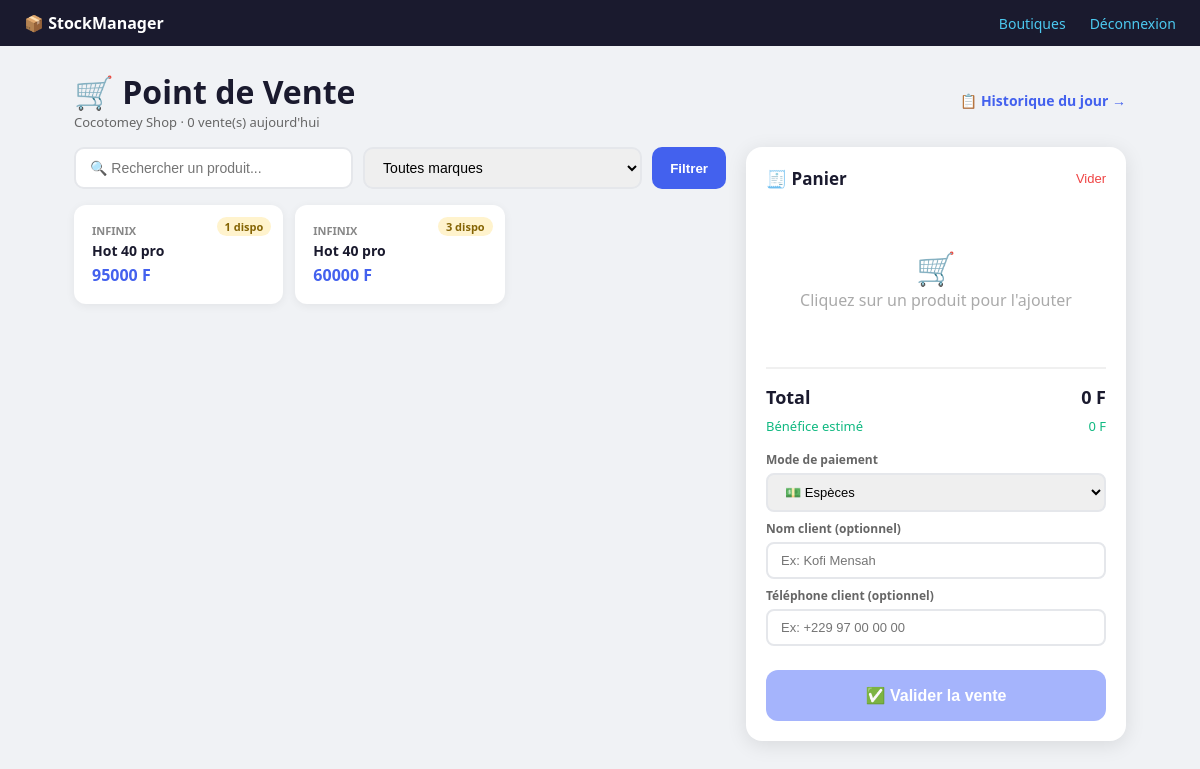
The page /pos/ (signed in) on the database as committed earlier.
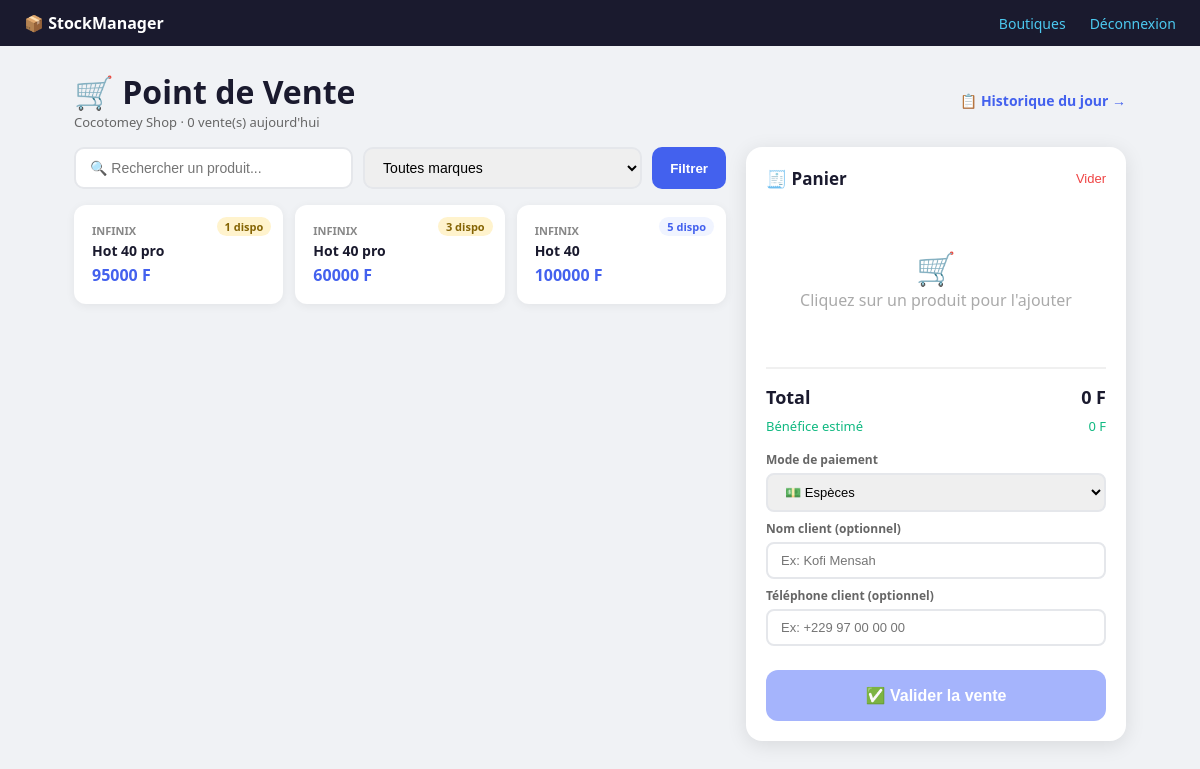
The same page on the database as committed later.
### stock/models.py (models this page shows, shortened)
class StockBoutique(models.Model):
    produit = models.ForeignKey(Produit, on_delete=models.CASCADE, related_name='stocks')
    boutique = models.ForeignKey(Boutique, on_delete=models.CASCADE, related_name='stocks')
    quantite = models.PositiveIntegerField(default=0)
    prix_achat = models.DecimalField(
        max_digits=10, decimal_places=0,
        validators=[MinValueValidator(0)],
        help_text="Prix d'achat moyen en FCFA"
    )
    prix_vente_suggere = models.DecimalField(
        max_digits=10, decimal_places=0,
        validators=[MinValueValidator(0)],
        help_text="Prix conseillé au vendeur"
    )
    date_dernier_arrivage = models.DateField(null=True, blank=True)
    class Meta:
        unique_together = ('produit', 'boutique')
        verbose_name = "Stock Boutique"
    @property
    def est_sous_seuil(self):
        return self.quantite <= self.produit.seuil_alerte

class Produit(models.Model):
    TYPE_CHOICES = [
        ('smartphone', 'Smartphone'),
        ('accessoire', 'Accessoire'),
        ('tablette', 'Tablette'),
        ('autre', 'Autre'),
    ]
    nom = models.CharField(max_length=200)
    marque = models.ForeignKey(Marque, on_delete=models.PROTECT, related_name='produits')
    categorie = models.ForeignKey(Categorie, on_delete=models.PROTECT, related_name='produits')
    type_produit = models.CharField(max_length=20, choices=TYPE_CHOICES, default='smartphone')
    description = models.TextField(blank=True)
    image = models.ImageField(upload_to='produits/', blank=True, null=True)
    seuil_alerte = models.PositiveIntegerField(
        default=3,
        help_text="Alerte si le stock tombe en dessous de ce seuil"
    )
    class Meta:
        verbose_name = "Produit"
        ordering = ['marque__nom', 'nom']

class Marque(models.Model):
    nom = models.CharField(max_length=50, unique=True)
    logo = models.ImageField(upload_to='marques/', blank=True, null=True)
    def __str__(self):
        return self.nom

### stock/views.py (the view)
# urls.py: path('pos/', views.pos, name='pos'),
@login_required
@employe_sa_boutique
def pos(request):
    boutique = get_boutique_active(request)
    if not boutique:
        return redirect('choisir_boutique')
    stocks = StockBoutique.objects.filter(
        boutique=boutique,
        quantite__gt=0
    ).select_related('produit', 'produit__marque', 'produit__categorie')
    q = request.GET.get('q', '')
    marque_id = request.GET.get('marque', '')
    if q:
        stocks = stocks.filter(produit__nom__icontains=q)
    if marque_id:
        stocks = stocks.filter(produit__marque_id=marque_id)
    marques = Marque.objects.all()
    aujourd_hui = timezone.now().date()
    ventes_jour = Vente.objects.filter(
        boutique=boutique,
        date_vente__date=aujourd_hui
    ).count()
    return render(request, 'stock/pos.html', {
        'stocks': stocks,
        'boutique': boutique,
        'marques': marques,
        'q': q,
        'marque_id': marque_id,
        'ventes_jour': ventes_jour,
    })

### stock/context_processors.py (called while the page is built)
def demandes_en_attente(request):
    if not request.user.is_authenticated:
        return {}
    try:
        if request.user.profil.est_proprietaire:
            boutiques = Boutique.objects.filter(proprietaire=request.user)
            nb = DemandeArrivage.objects.filter(
                boutique__in=boutiques,
                statut='en_attente'
            ).count()
            return {'nb_demandes_attente': nb}
    except Exception:
        pass
    return {'nb_demandes_attente': 0}

### stock/models.py (called while the page is built)
    @property
    def est_proprietaire(self):
        return self.role == 'proprietaire'

### stock/templatetags/stock_tags.py (called while the page is built)
@register.filter
def est_proprietaire(user):
    try:
        return user.profil.est_proprietaire
    except Exception:
        return False

### stock/views.py (called while the page is built)
def get_boutique_active(request):
    from .models import Boutique
    boutique_id = request.session.get('boutique_active_id')
    if not boutique_id:
        return None
    return Boutique.objects.filter(id=boutique_id).first()

### stock/templates/stock/pos.html (shortened to what this page needs)
{% extends 'stock/base.html' %}
{% load stock_tags %}
{% block content %}
<div class="pos-header">
    <div>
        <h1>🛒 Point de Vente</h1>
        <p style="color:#666; font-size:13px">{{ boutique.nom }} · {{ ventes_jour }} vente(s) aujourd'hui</p>
    </div>
    <a href="{% url 'vente_historique' %}" style="color:#4361ee; font-size:14px; text-decoration:none; font-weight:600;">
        📋 Historique du jour →
    </a>
</div>
<div class="pos-layout">
    <div class="pos-produits">
        <form method="get" class="search-bar">
            <input type="text" name="q" value="{{ q }}" placeholder="🔍 Rechercher un produit...">
            <select name="marque" onchange="this.form.submit()">
                <option value="">Toutes marques</option>
            </select>
            <button type="submit" style="padding:10px 18px; background:#4361ee; color:white; border:none; border-radius:10px; cursor:pointer; font-weight:600;">Filtrer</button>
        </form>
        {% if stocks %}
        <div class="produits-grid">
            {% for stock in stocks %}
            <div class="produit-card" onclick="ajouterAuPanier({{ stock.id }}, '{{ stock.produit.marque }}', '{{ stock.produit.nom }}', {{ stock.prix_vente_suggere }}, {{ stock.quantite }}, '{{ stock.produit.type_produit }}')">
                <span class="stock-badge {% if stock.est_sous_seuil %}faible{% endif %}">
                    {{ stock.quantite }} dispo
                </span>
                <p class="marque">{{ stock.produit.marque }}</p>
                <p class="nom">{{ stock.produit.nom }}</p>
                <p class="prix">{{ stock.prix_vente_suggere|floatformat:0 }} F</p>
            </div>
            {% endfor %}
        </div>
        {% else %}
        <div style="text-align:center; padding:60px; color:#aaa;">
            <p style="font-size:40px">📭</p>
            <p>Aucun produit disponible en stock.</p>
        </div>
        {% endif %}
    </div>
    <div class="panier-panel">
        <div class="panier-header">
            <h2>🧾 Panier</h2>
            <button class="btn-vider" onclick="viderPanier()">Vider</button>
        </div>
        <div id="panier-items">
            <div class="panier-vide" id="panier-vide">
                <p style="font-size:32px">🛒</p>
                <p>Cliquez sur un produit pour l'ajouter</p>
            </div>
        </div>
        <hr class="divider">
        <div class="panier-total">
    <span>Total</span>
    <span id="total-display">0 F</span>
</div>
{% if request.user|est_proprietaire %}
<div class="panier-benefice">
    <span>Bénéfice estimé</span>
    <span id="benefice-display">0 F</span>
</div>
{% endif %}
        <div class="client-section">
            <label>Mode de paiement</label>
            <select id="mode-paiement">
                <option value="especes">💵 Espèces</option>
            </select>
            <label>Nom client (optionnel)</label>
            <input type="text" id="nom-client" placeholder="Ex: Kofi Mensah">
            <label>Téléphone client (optionnel)</label>
            <input type="text" id="tel-client" placeholder="Ex: +229 97 00 00 00">
        </div>
        <button class="btn-valider" id="btn-valider" onclick="validerVente()" disabled>
            ✅ Valider la vente
        </button>
    </div>
</div>
{% endblock %}

Rows that differ between the two databases and show on the page:
added StockBoutique: quantite "5", produit.marque "INFINIX", produit.nom "Hot 40", prix_vente_suggere "100000"
